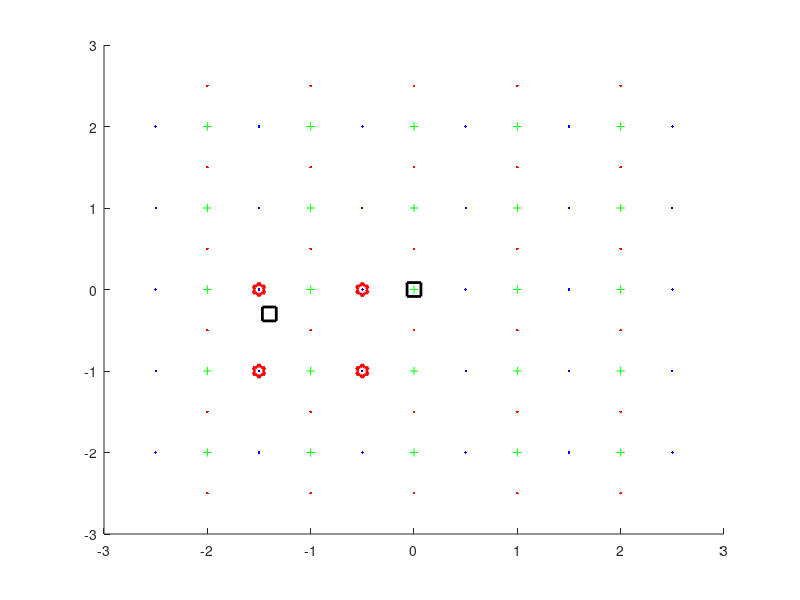

Write the MATLAB code that produced this figure.
function checkStaggering

%Build up MAC grid
leftBnd = -2;
rightBnd = 2;
lowerBnd = -2;
upperBnd = 2;

[ptsX, ptsY] = meshgrid2(leftBnd, rightBnd, lowerBnd, upperBnd);
[ptsUx, ptsUy] = meshgrid2(leftBnd - 0.5, rightBnd + 0.5, lowerBnd, upperBnd);
[ptsVx, ptsVy] = meshgrid2(leftBnd, rightBnd, lowerBnd - 0.5, upperBnd + 0.5);

figure;
hold on;
plot(ptsX, ptsY,'g+');
plot(ptsUx, ptsUy, 'b.');
plot(ptsVx, ptsVy, 'r.');

%Test departure point finding and interpolation point choice
%Arrival point
i = 0;
j = 0;

%Displacement (in gridcell units)
ax = -1.4;
ay = -0.3;

%PLAY AROUND FROM HERE
%Interpolation points for u
ip0_u = i + floor(ax + 0.5);
ip1_u = ip0_u + 1;
jp0_u = j + floor(ay);
jp1_u = jp0_u + 1;

%TAKE CARE OF THIS YOURSELF
%Account for staggering (only here for plotting)
ip0_u = ip0_u - 0.5;
ip1_u = ip1_u - 0.5;
% 
% jp0_v = jp0_v - 0.5;
% jp1_v = jp1_v - 0.5;

%Plot points
plot(i,j,'Marker','s','MarkerSize',10,'MarkerEdgeColor','k','LineWidth',2); %Arrival point
plot(i+ax, j+ay, 'Marker','s','MarkerSize',10,'MarkerEdgeColor','k','LineWidth',2); %Departure point
plot(ip0_u, jp0_u, 'Marker','h','MarkerSize',10,'MarkerEdgeColor','r','LineWidth',2);
plot(ip0_u, jp1_u, 'Marker','h','MarkerSize',10,'MarkerEdgeColor','r','LineWidth',2);
plot(ip1_u, jp0_u, 'Marker','h','MarkerSize',10,'MarkerEdgeColor','r','LineWidth',2);
plot(ip1_u, jp1_u, 'Marker','h','MarkerSize',10,'MarkerEdgeColor','r','LineWidth',2);
hold off;
end

function [x,y] = meshgrid2(x0, xEnd, y0, yEnd)
    xSeries = (x0:xEnd)';
    ySeries = y0:yEnd;
    x = repmat(xSeries,length(ySeries),1);
    y = repmat(ySeries,length(xSeries),1);
    y = y(:);
end